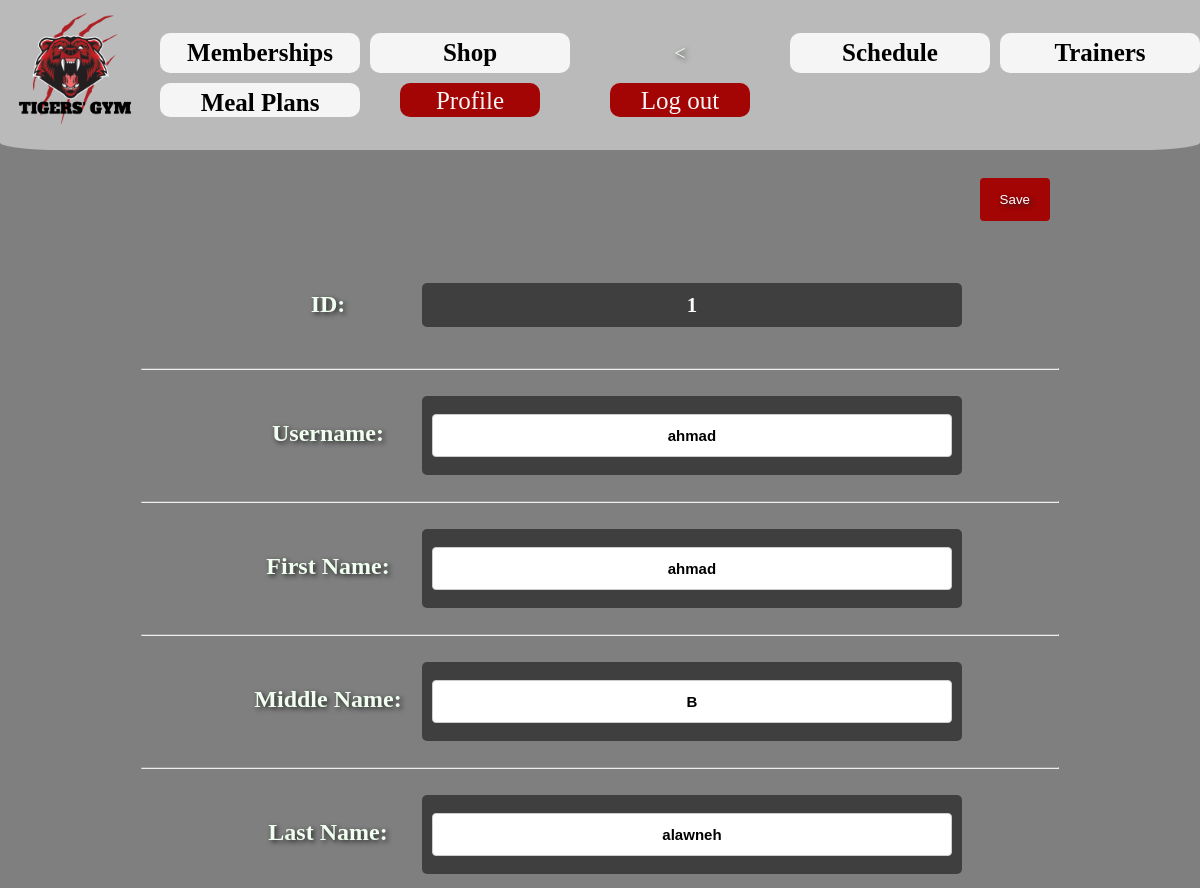
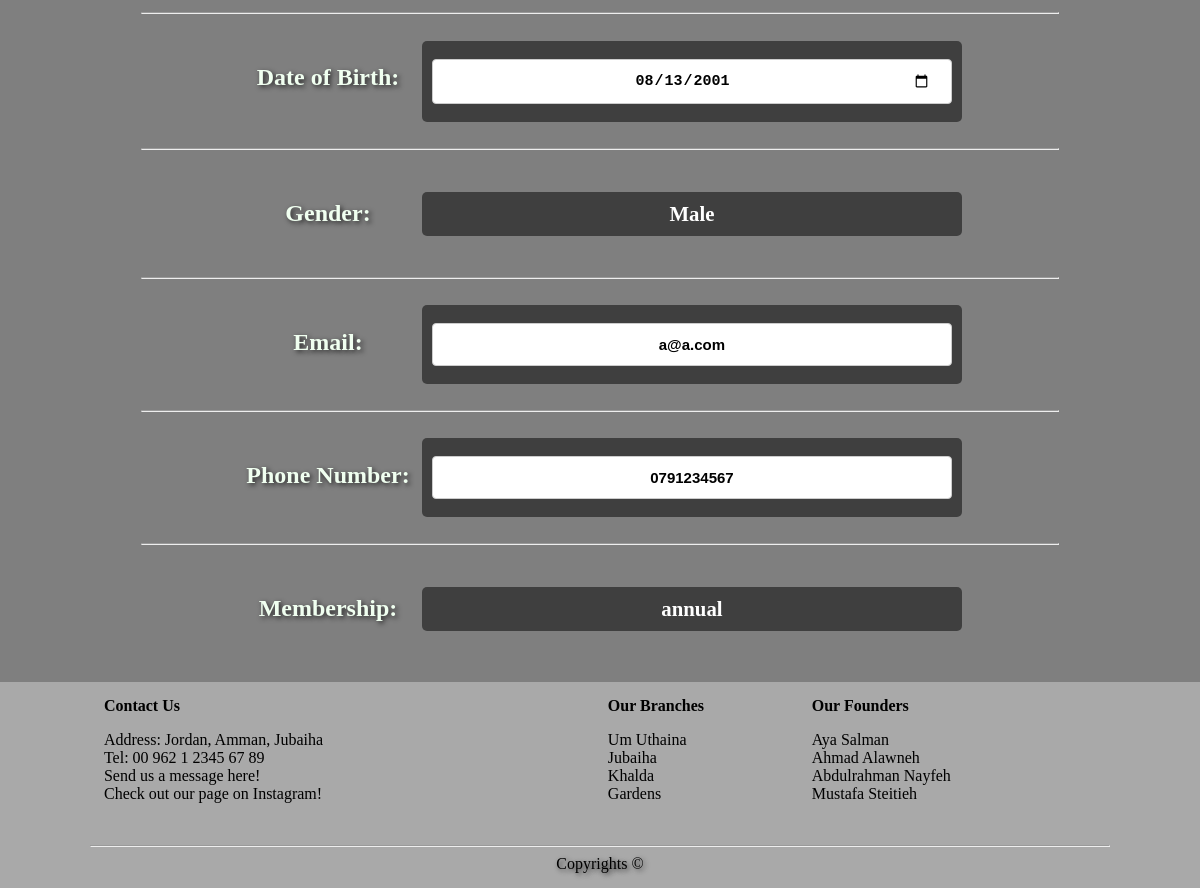
/gym/member/profile_edit.php (signed in), run on the app's committed database (2 pictures, top to bottom).
### tables this page shows
CREATE TABLE IF NOT EXISTS `customers` (
  `id` int NOT NULL,
  `username` varchar(30) NOT NULL,
  `fname` varchar(50) NOT NULL,
  `mname` varchar(50) NOT NULL,
  `lname` varchar(50) NOT NULL,
  `DOB` date DEFAULT NULL,
  `gender` char(6) DEFAULT NULL,
  `email` varchar(100) NOT NULL,
  `phone` int NOT NULL,
  `membership` int DEFAULT NULL,
  PRIMARY KEY (`id`),
  UNIQUE KEY `username` (`username`),
  KEY `membership` (`membership`)
);

CREATE TABLE IF NOT EXISTS `memberships` (
  `mNumber` int NOT NULL AUTO_INCREMENT,
  `Mname` varchar(25) NOT NULL,
  `price` float NOT NULL,
  UNIQUE KEY `Mname` (`Mname`),
  UNIQUE KEY `mNumber_3` (`mNumber`)
);

### gym/member/profile_edit.php (the view, shortened to what this page needs)
<?php
    include '../process/conn.php';
    if (isset($_SESSION['loggedin']) && $_SESSION['loggedin'] == true) {
         $header="
        <div class='sign-up hover1 '><a href='/member/' class='links'><div class='linksS'>Profile</div></a></div>
        <div class='sign-up hover1 '><a href='/process/logout.php' class='links'><div class='linksS'>Log out </div></a></div>
        ";
        $ID=$_SESSION['id'];
        $row = mysqli_fetch_assoc(mysqli_query($conn,"select * from customers where id=$ID"));
        $m=$row['membership'];
        $sql2="select Mname from memberships where mNumber=$m";
        if(isset($m)){
            if(mysqli_query($conn,$sql2)){
                        $row2=mysqli_fetch_assoc(mysqli_query($conn,$sql2));
                    }
                }
    }
    else{
        header("Location: /process/login.php");
    }
?>
<!DOCTYPE html>
<html lang="en">
    <head>
        <link href="profile.css" rel="stylesheet" type="text/css">
    </head>
    <body>
    <div id="spider" class="headerTiger wrapperTop">
        <div id="navItem1" class="cellZ1 "><a href="/home/home-page.php"><img id="logo" src="/images/logo.png" alt="logo"></a></div>
        <div id="spiderBaby" class="wrapper1 hide">
                <div class="items hover "><a href="/memberships/memberships.php" class="links"><div class="linksS">Memberships</div></a></div>
                <div class="items hover "><a href="/shop/shop.php" class="links"><div class="linksS">Shop</div></a></div>
                < <div class="items hover "><a href="/Schedules/Schedules.php" class="links"><div class="linksS">Schedule</div></a></div>
                <div class="items hover "><a href="/Trainers/Trainers.php" class="links"><div class="linksS">Trainers</div></a></div>
                <div class="items hover "><a href="/mealpage/meal-plans.php" class="links"><div class="linksS">Meal Plans</div></a></div>
                <?php echo $header; ?>
        </div>
    </div>
    <div class="main">
        <form method="post" action="">
        <div class="motto col-12">
            <div class="col-10" id="edit">
                <h2>
                    <button type="submit" name="save" class='edit-button' >Save</button>
                </h2>
            </div>
            <div class="col-12"></div><div class="col-2"><h3>ID:<h3></div>
            <div class="col-5 values">
                <?php echo($row['id']);?>
            </div>
            </div><br><br> <hr><br>
            <div class="col-12"><div class="col-2"><h3><label for="username">Username:</label><h3></div>
            <div class="col-5 values"><input type="text" name="username" id="username" value="<?php echo($row['username']);?>" placeholder="">
                <?php if (isset($usernameErr)){echo $usernameErr;}?> <br>
            </div>
            </div><br><br><hr><br>
            <div class="col-12"><div class="col-2"><h3><label for="first_name">First Name:</label><h3></div>
            <div class="col-5 values"><input type="text" name="fname" id="first_name" value="<?php echo($row['fname']);?>" placeholder="">
                <?php if (isset($fnameErr)){echo $fnameErr;}?> <br>
            </div>
            </div><br><br><hr><br>
            <div class="col-12"><div class="col-2"><h3><label for="middle_name">Middle Name:</label><h3></div>
            <div class="col-5 values"><input type="text" name="mname" id="middle_name" value="<?php echo($row['mname']);?>" placeholder="">
             <?php if (isset($mnameErr)){echo $mnameErr;}?> <br>
        </div>
            </div><br><br><hr><br>
            <div class="col-12"><div class="col-2"><h3><label for="last_name">Last Name:</label><h3></div>
            <div class="col-5 values"><input type="text" name="lname" id="last_name" value="<?php echo($row['lname']);?>" placeholder="">
             <?php if (isset($lnameErr)){echo $lnameErr;}?> <br>
        </div>
            </div><br><br><hr><br>
            <div class="col-12"><div class="col-2"><h3><label for="dob">Date of Birth:</label><h3></div>
            <div class="col-5 values"><input type="date" name="DOB" id="dob" value="<?php echo($row['DOB']);?>">
            <?php if (isset($DOBErr)){echo $DOBErr;}?> <br>
        </div>
            </div><br><br><hr><br>
            <div class="col-12"><div class="col-2"><h3>Gender:<h3></div>
            <div class="col-5 values">
            <?php echo($row['gender']);?>
            </div>
            </div><br><br><hr><br>
            <div class="col-12"><div class="col-2"><h3><label for="email">Email:</label><h3></div>
            <div class="col-5 values"><input type="email" name="email" id="email" value="<?php echo($row['email']);?>" placeholder="">
        </div>
            </div><br><br><hr><br>
            <div class="col-12"><div class="col-2"><h3><label for="phone">Phone Number:</label><h3></div>
            <div class="col-5 values"><input type="tel" name="phone" id="phone" value="<?php echo( '0'.$row['phone']);?>" placeholder="">
        </div>
            </div><br><br><hr><br>
            <div class="col-12"><div class="col-2"><h3>Membership:<h3></div>
            <div class="col-5 values">
            <?php if(isset($row2)){echo($row2['Mname']);}
            else{$row2="YOU ARE NOT SUBSCRIBED YET!";
                echo $row2;}?>
            </div>
            </div><br><br>
    </div>
     <div class="footer">
        <div class="col-5">
            <h4>Contact Us</h4>
            <p>
                Address: Jordan, Amman, Jubaiha
                <br>
                Tel: <a href="tel:00962123456789" target="_blank" class="when-hover">00 962 1 2345 67 89</a>
                <br>
                Send us a message <a href="/Contact/contact-us.php" target="_blank" class="when-hover">here</a>!                <br>
                Check out our page on <a href="https://www.instagram.com/" target="_blank" class="when-hover">Instagram</a>!
            </p>
        </div>
        <div class="col-2">
            <h4>Our Branches</h4>
            <p>Um Uthaina
                <br>
                Jubaiha
                <br>
                Khalda
                <br>
                Gardens
            </p>
        </div>
        <div class="col-3">
            <h4>Our Founders</h4>
            <p>
                Aya Salman
                <br>
                Ahmad Alawneh
                <br>
                Abdulrahman Nayfeh
                <br>
                Mustafa Steitieh
            </p>
        </div>
        <hr>
        <div class="col-12">Copyrights &copy;</div>
    </div>
    </body>
</html>

### gym/member/profile.css (style rules this page uses)
.col-2 { width: 16.66%; }
.col-3 { width: 25%; }
.col-5 { width: 41.66%; }
.col-10 { width: 83.33%; }
.col-12 { width: 100%; }
body { background-image: url(/images/greyandred.jpg); background-color: rgba(0, 0, 0, 0.5); height: 100%; background-size: cover; background-repeat: no-repeat; background-attachment: fixed; }
.footer { width: 100%; }
* { box-sizing: border-box; color: honeydew; text-shadow: 2px 2px 5px rgb(36, 36, 36); text-decoration: none; }
.hide { display: none; }
.headerTiger { background-color: rgba(211, 211, 211, 0.7); border-bottom-right-radius: 5%; border-bottom-left-radius: 5%; position: sticky; top: 0; text-align: center; font-size: 20px; z-index: 9; }
.main { display: flex; flex-direction: column; width: 90%; border-radius: 10%; margin: 5%; }
.wrapper1 { display: grid; grid-template-columns: repeat(7,1fr); grid-template-rows: minmax(40px,auto); gap: 10px; width: 100%; justify-items: center; align-items: center; }
.wrapperTop { display: grid; grid-template-columns: 1fr 11fr; grid-template-rows: 150px; align-items: center; gap: 10px; }
.items { border-radius: 10px; width: 100%; height:100% ; justify-self: center; align-self: center; font-weight: bold; background-color:whitesmoke; color:black; font-size: 25px; }
#logo { height: 150px; }
.sign-up { width: 70%; border: 1px; border-radius: 10px; font-size: 25px; background-color: rgb(163, 4, 4); color:whitesmoke; height: 100%; }
.links { display: grid; justify-items: center; align-items: center; text-decoration: none; text-shadow: none; color: inherit; width: 100%; height: 100%; display: inline-block; border-radius: 10px; margin: 0; }
.linksS { align-self: center; height: 75%; margin-top: 3%; width: 100%; color: inherit; text-shadow: none; }
* { box-sizing: border-box; }
body { height: 100%; margin: 0; color: whitesmoke; background-image: url("/images/greyandred.jpg"); background-size: cover; background-attachment: fixed; }
@media only screen and (max-width: 1288px) { .wrapper1 { align-items: center; grid-template-columns: repeat(5,1fr); } }
@media only screen and (max-width: 1288px) { .wrapperTop { align-items: center; } }
@media only screen and (min-width: 769px) and (max-width: 1250px) { .footer a { font-size: 16px; } }
div.footer { background-color: rgba(211, 211, 211, 0.5); padding-top: 15px; padding-bottom: 15px; }
.footer div { display: inline-block; }
.col-12 { text-align: center; }
hr { width: 85%; }
div.footer h4 { display: inline; }
div.main div { display: inline-block; }
div.main div.col-10 { margin-top: 30px; }
div.main { margin: 0 auto; }
.values { width: 50%; }
#edit { text-align: right; text-decoration: underline; }
input[type=text], input[type=password], input[type=tel], input[type=email], input[type=date] { width: 100%; padding: 12px 20px; margin: 8px 0; display: inline-block; border: 1px solid #ccc; border-radius: 4px; box-sizing: border-box; color: black; font-size: 15px; }
.values input { text-shadow: none; font-weight: bold; text-align: center; }
.values { background-color: rgba(255, 255, 255, 0.5); font-size: 1.3em; height: 100%; padding: 10px; border-radius: 5px; color: black; text-shadow: none; font-weight: bold; }
form .values { background-color: rgba(0, 0, 0, 0.5); font-size: 1.3em; height: 100%; padding: 10px; border-radius: 5px; color: white; text-shadow: none; font-weight: bold; }
h3 { font-size: 1.5em; }
.edit-button { background-color: rgb(163, 4, 4); color: white; padding: 14px 20px; margin: 8px 0; border: none; border-radius: 4px; cursor: pointer; }
.footer p,.footer h4 { color: black; text-align: left !important; text-shadow: none; }
.footer a { color: black; text-shadow: none; }
div.col-12 { color: black; }
.footer hr { color: black; }
#edit { margin-top: 0; }

### data on the page
customers: id "1", username "ahmad", fname "ahmad", mname "B", lname "alawneh", DOB "08/13/2001", gender "Male", email "a@a.com", phone "0791234567"
memberships: Mname "annual"
